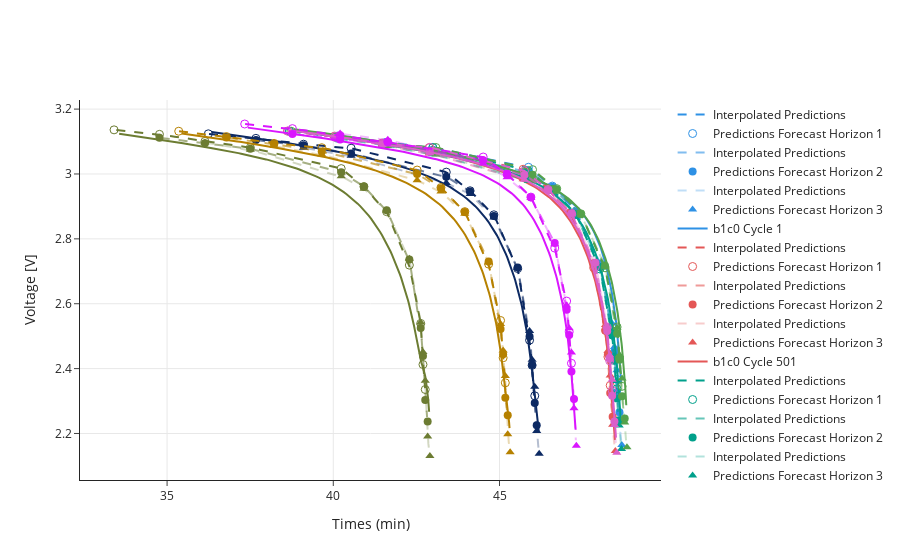

Here is the notebook cell this chart was saved with:
### Code cell
skip = 500
train_cell_id_idx = 0
last_cycle = 1
current_cycle = 1
opacity_list = [1, 0.6, 0.3]
fig = go.Figure()
for i in range(0, len(datasets["X_train"]), batch_size * skip):
    df_true = pd.DataFrame(datasets["y_train"][i : i + batch_size][:, 0, 0])
    
    last_cycle = current_cycle
    current_cycle = int(datasets["X_train"][i : i + batch_size][0][0][-1]*MAX_CYCLE)
    if current_cycle>740:
        continue
    if last_cycle> current_cycle:
        train_cell_id_idx += 1
        
    cell_id = train_cell_ids[train_cell_id_idx]
    original_df = datasets["original_train"]

    original_df= original_df[original_df.Cycle==current_cycle]
    original_df= original_df[original_df.Cell==cell_id]
    original_df = original_df[original_df.I < MAX_DISCHARGE_CURRENT]
    original_df = original_df[original_df.I > MIN_DISCHARGE_CURRENT]

    original_df['Qd'] = (original_df['Qd']-original_df['Qd'].min())/(original_df['Qd'].max()-original_df['Qd'].min())

    if len(original_df)< 2:
        continue
    q_new = original_df.Qd.values
    t_new = original_df['t'].values
    time_interpolator = interp1d(x = q_new,  y = t_new, fill_value="extrapolate")
    
    
    for j in range(nf_steps):
        df_pred = pd.DataFrame(models[5].predict(datasets["X_train"][i : i + batch_size], verbose=0)[:, j, 0])
    
        ref_capacities_wrt_nf = REFERENCE_CAPACITIES[window_length+j:-nf_steps+j-1]
        print(len(df_pred),len(ref_capacities_wrt_nf))
        prediction_interpolator = interp1d(x = ref_capacities_wrt_nf, 
                                           y = df_pred[0].values*(VOLTAGE_MAX - VOLTAGE_MIN) + VOLTAGE_MIN,
                                           
                                          )
        
        q_j = q_new[q_new>= min(REFERENCE_CAPACITIES[window_length+j:-nf_steps+j-1])]
        q_j = q_j[q_j<= max(REFERENCE_CAPACITIES[window_length+j:-nf_steps+j-1])]
        t_interp = time_interpolator(REFERENCE_CAPACITIES[window_length:-nf_steps-1])
        if j==0:
            q_j0 = q_j
        V_pred = prediction_interpolator(q_j)
        fig.add_trace(
            go.Scatter(
                x=time_interpolator(q_j),
                y=V_pred,
                showlegend=True,
                mode="lines",
                line_dash="dash",
                name = "Interpolated Predictions",
                marker_color=pallete[i],
                opacity=opacity_list[j]
            )
        )
        
        fig.add_trace(
            go.Scatter(
                x=time_interpolator(ref_capacities_wrt_nf),
                y=df_pred[0].values*(VOLTAGE_MAX - VOLTAGE_MIN) + VOLTAGE_MIN,
                showlegend=True,
                mode="markers",
                name = f"Predictions Forecast Horizon {j+1}",
                marker_color=pallete[i],
                marker_symbol = symbol_list[j],
                marker_size=8,
#                 marker_opacity=opacity_list[j]
            )
        )


    odf = original_df[original_df.Qd > q_j0.min()]
    odf = odf[odf.Qd < q_j.max()]
    fig.add_trace(
        go.Scatter(
            x=odf['t'],
            y=odf['V'],
            showlegend=True,
            mode="lines",
            name = f"{cell_id} Cycle {current_cycle}",
            line_color=pallete[i]
        )
    )


fig.update_yaxes(title="Voltage [V]", showgrid=True)
fig.update_xaxes(title="Times (min)", showgrid=True)
fig.update_layout(template="simple_white")

### Figure 1 — Plotly figure (JSON) as saved in the notebook; plotly's stock layout.template omitted (floating-point values rounded to 4 significant figures; data arrays with more than 128 entries replaced by an {"elided": "..."} marker saying what was removed)
{"data": [{"line": {"dash": "dash"}, "marker": {"color": "#2E91E5"}, "mode": "lines", "name": "Interpolated Predictions", "opacity": 1, "showlegend": true, "type": "scatter", "x": {"elided": "177 float values"}, "y": {"elided": "177 float values"}}, {"marker": {"color": "#2E91E5", "size": 8, "symbol": "circle-open"}, "mode": "markers", "name": "Predictions Forecast Horizon 1", "showlegend": true, "type": "scatter", "x": [38.68, 40.12, 41.56, 42.99, 45.87, 46.59, 47.31, 48.03, 48.39, 48.46, 48.53], "y": [3.132, 3.117, 3.097, 3.082, 3.021, 2.963, 2.886, 2.714, 2.53, 2.449, 2.367]}, {"line": {"dash": "dash"}, "marker": {"color": "#2E91E5"}, "mode": "lines", "name": "Interpolated Predictions", "opacity": 0.6, "showlegend": true, "type": "scatter", "x": {"elided": "164 float values"}, "y": {"elided": "164 float values"}}, {"marker": {"color": "#2E91E5", "size": 8, "symbol": "circle"}, "mode": "markers", "name": "Predictions Forecast Horizon 2", "showlegend": true, "type": "scatter", "x": [40.12, 41.56, 42.99, 45.87, 46.59, 47.31, 48.03, 48.39, 48.46, 48.53, 48.61], "y": [3.113, 3.094, 3.074, 3.006, 2.961, 2.884, 2.724, 2.517, 2.452, 2.328, 2.265]}, {"line": {"dash": "dash"}, "marker": {"color": "#2E91E5"}, "mode": "lines", "name": "Interpolated Predictions", "opacity": 0.3, "showlegend": true, "type": "scatter", "x": {"elided": "154 float values"}, "y": {"elided": "154 float values"}}, {"marker": {"color": "#2E91E5", "size": 8, "symbol": "triangle-up"}, "mode": "markers", "name": "Predictions Forecast Horizon 3", "showlegend": true, "type": "scatter", "x": [41.56, 42.99, 45.87, 46.59, 47.31, 48.03, 48.39, 48.46, 48.53, 48.61, 48.68], "y": [3.086, 3.061, 2.985, 2.949, 2.879, 2.723, 2.539, 2.466, 2.395, 2.238, 2.164]}, {"line": {"color": "#2E91E5"}, "mode": "lines", "name": "b1c0 Cycle 1", "showlegend": true, "type": "scatter", "x": {"elided": "192 float values"}, "y": {"elided": "192 float values"}}, {"line": {"dash": "dash"}, "marker": {"color": "#E45756"}, "mode": "lines", "name": "Interpolated Predictions", "opacity": 1, "showlegend": true, "type": "scatter", "x": {"elided": "209 float values"}, "y": {"elided": "209 float values"}}, {"marker": {"color": "#E45756", "size": 8, "symbol": "circle-open"}, "mode": "markers", "name": "Predictions Forecast Horizon 1", "showlegend": true, "type": "scatter", "x": [38.62, 40.03, 41.47, 42.88, 45.71, 46.42, 47.13, 47.83, 48.19, 48.26, 48.33], "y": [3.132, 3.117, 3.095, 3.081, 3.015, 2.957, 2.88, 2.711, 2.518, 2.436, 2.348]}, {"line": {"dash": "dash"}, "marker": {"color": "#E45756"}, "mode": "lines", "name": "Interpolated Predictions", "opacity": 0.6, "showlegend": true, "type": "scatter", "x": {"elided": "192 float values"}, "y": {"elided": "192 float values"}}, {"marker": {"color": "#E45756", "size": 8, "symbol": "circle"}, "mode": "markers", "name": "Predictions Forecast Horizon 2", "showlegend": true, "type": "scatter", "x": [40.03, 41.47, 42.88, 45.71, 46.42, 47.13, 47.83, 48.19, 48.26, 48.33, 48.4], "y": [3.114, 3.095, 3.071, 3.0, 2.955, 2.881, 2.725, 2.516, 2.444, 2.325, 2.252]}, {"line": {"dash": "dash"}, "marker": {"color": "#E45756"}, "mode": "lines", "name": "Interpolated Predictions", "opacity": 0.3, "showlegend": true, "type": "scatter", "x": {"elided": "179 float values"}, "y": {"elided": "179 float values"}}, {"marker": {"color": "#E45756", "size": 8, "symbol": "triangle-up"}, "mode": "markers", "name": "Predictions Forecast Horizon 3", "showlegend": true, "type": "scatter", "x": [41.47, 42.88, 45.71, 46.42, 47.13, 47.83, 48.19, 48.26, 48.33, 48.4, 48.48], "y": [3.089, 3.063, 2.984, 2.949, 2.878, 2.725, 2.535, 2.454, 2.378, 2.227, 2.146]}, {"line": {"color": "#E45756"}, "mode": "lines", "name": "b1c0 Cycle 501", "showlegend": true, "type": "scatter", "x": {"elided": "228 float values"}, "y": {"elided": "228 float values"}}, {"line": {"dash": "dash"}, "marker": {"color": "#00A08B"}, "mode": "lines", "name": "Interpolated Predictions", "opacity": 1, "showlegend": true, "type": "scatter", "x": {"elided": "203 float values"}, "y": {"elided": "203 float values"}}, {"marker": {"color": "#00A08B", "size": 8, "symbol": "circle-open"}, "mode": "markers", "name": "Predictions Forecast Horizon 1", "showlegend": true, "type": "scatter", "x": [38.68, 40.12, 41.56, 42.99, 45.87, 46.58, 47.3, 48.02, 48.38, 48.45, 48.53], "y": [3.132, 3.116, 3.094, 3.082, 3.01, 2.953, 2.875, 2.707, 2.516, 2.427, 2.338]}, {"line": {"dash": "dash"}, "marker": {"color": "#00A08B"}, "mode": "lines", "name": "Interpolated Predictions", "opacity": 0.6, "showlegend": true, "type": "scatter", "x": {"elided": "188 float values"}, "y": {"elided": "188 float values"}}, {"marker": {"color": "#00A08B", "size": 8, "symbol": "circle"}, "mode": "markers", "name": "Predictions Forecast Horizon 2", "showlegend": true, "type": "scatter", "x": [40.12, 41.56, 42.99, 45.87, 46.58, 47.3, 48.02, 48.38, 48.45, 48.53, 48.6], "y": [3.109, 3.089, 3.067, 2.997, 2.95, 2.874, 2.713, 2.503, 2.424, 2.308, 2.241]}, {"line": {"dash": "dash"}, "marker": {"color": "#00A08B"}, "mode": "lines", "name": "Interpolated Predictions", "opacity": 0.3, "showlegend": true, "type": "scatter", "x": {"elided": "176 float values"}, "y": {"elided": "176 float values"}}, {"marker": {"color": "#00A08B", "size": 8, "symbol": "triangle-up"}, "mode": "markers", "name": "Predictions Forecast Horizon 3", "showlegend": true, "type": "scatter", "x": [41.56, 42.99, 45.87, 46.58, 47.3, 48.02, 48.38, 48.45, 48.53, 48.6, 48.67], "y": [3.088, 3.062, 2.979, 2.945, 2.873, 2.714, 2.522, 2.438, 2.362, 2.225, 2.152]}, {"line": {"color": "#00A08B"}, "mode": "lines", "name": "b1c1 Cycle 313", "showlegend": true, "type": "scatter", "x": {"elided": "219 float values"}, "y": {"elided": "219 float values"}}, {"line": {"dash": "dash"}, "marker": {"color": "#54A24B"}, "mode": "lines", "name": "Interpolated Predictions", "opacity": 1, "showlegend": true, "type": "scatter", "x": {"elided": "190 float values"}, "y": {"elided": "190 float values"}}, {"marker": {"color": "#54A24B", "size": 8, "symbol": "circle-open"}, "mode": "markers", "name": "Predictions Forecast Horizon 1", "showlegend": true, "type": "scatter", "x": [38.73, 40.18, 41.63, 43.09, 45.99, 46.72, 47.45, 48.17, 48.54, 48.61, 48.69], "y": [3.132, 3.116, 3.094, 3.082, 3.013, 2.955, 2.877, 2.711, 2.528, 2.432, 2.345]}, {"line": {"dash": "dash"}, "marker": {"color": "#54A24B"}, "mode": "lines", "name": "Interpolated Predictions", "opacity": 0.6, "showlegend": true, "type": "scatter", "x": {"elided": "179 float values"}, "y": {"elided": "179 float values"}}, {"marker": {"color": "#54A24B", "size": 8, "symbol": "circle"}, "mode": "markers", "name": "Predictions Forecast Horizon 2", "showlegend": true, "type": "scatter", "x": [40.18, 41.63, 43.09, 45.99, 46.72, 47.45, 48.17, 48.54, 48.61, 48.69, 48.77], "y": [3.113, 3.091, 3.069, 2.998, 2.953, 2.877, 2.717, 2.508, 2.427, 2.315, 2.246]}, {"line": {"dash": "dash"}, "marker": {"color": "#54A24B"}, "mode": "lines", "name": "Interpolated Predictions", "opacity": 0.3, "showlegend": true, "type": "scatter", "x": {"elided": "166 float values"}, "y": {"elided": "166 float values"}}, {"marker": {"color": "#54A24B", "size": 8, "symbol": "triangle-up"}, "mode": "markers", "name": "Predictions Forecast Horizon 3", "showlegend": true, "type": "scatter", "x": [41.63, 43.09, 45.99, 46.72, 47.45, 48.17, 48.54, 48.61, 48.69, 48.77, 48.83], "y": [3.087, 3.06, 2.979, 2.945, 2.875, 2.719, 2.526, 2.442, 2.369, 2.234, 2.157]}, {"line": {"color": "#54A24B"}, "mode": "lines", "name": "b1c2 Cycle 136", "showlegend": true, "type": "scatter", "x": {"elided": "208 float values"}, "y": {"elided": "208 float values"}}, {"line": {"dash": "dash"}, "marker": {"color": "#DA60CA"}, "mode": "lines", "name": "Interpolated Predictions", "opacity": 1, "showlegend": true, "type": "scatter", "x": {"elided": "199 float values"}, "y": {"elided": "199 float values"}}, {"marker": {"color": "#DA60CA", "size": 8, "symbol": "circle-open"}, "mode": "markers", "name": "Predictions Forecast Horizon 1", "showlegend": true, "type": "scatter", "x": [38.63, 40.06, 41.48, 42.9, 45.75, 46.46, 47.17, 47.88, 48.24, 48.31, 48.39], "y": [3.132, 3.116, 3.094, 3.082, 3.01, 2.952, 2.876, 2.714, 2.528, 2.424, 2.332]}, {"line": {"dash": "dash"}, "marker": {"color": "#DA60CA"}, "mode": "lines", "name": "Interpolated Predictions", "opacity": 0.6, "showlegend": true, "type": "scatter", "x": {"elided": "185 float values"}, "y": {"elided": "185 float values"}}, {"marker": {"color": "#DA60CA", "size": 8, "symbol": "circle"}, "mode": "markers", "name": "Predictions Forecast Horizon 2", "showlegend": true, "type": "scatter", "x": [40.06, 41.48, 42.9, 45.75, 46.46, 47.17, 47.88, 48.24, 48.31, 48.39, 48.46], "y": [3.111, 3.092, 3.068, 2.997, 2.951, 2.879, 2.726, 2.516, 2.431, 2.316, 2.237]}, {"line": {"dash": "dash"}, "marker": {"color": "#DA60CA"}, "mode": "lines", "name": "Interpolated Predictions", "opacity": 0.3, "showlegend": true, "type": "scatter", "x": {"elided": "172 float values"}, "y": {"elided": "172 float values"}}, {"marker": {"color": "#DA60CA", "size": 8, "symbol": "triangle-up"}, "mode": "markers", "name": "Predictions Forecast Horizon 3", "showlegend": true, "type": "scatter", "x": [41.48, 42.9, 45.75, 46.46, 47.17, 47.88, 48.24, 48.31, 48.39, 48.46, 48.53], "y": [3.09, 3.064, 2.982, 2.949, 2.878, 2.728, 2.531, 2.441, 2.365, 2.226, 2.141]}, {"line": {"color": "#DA60CA"}, "mode": "lines", "name": "b1c2 Cycle 636", "showlegend": true, "type": "scatter", "x": {"elided": "214 float values"}, "y": {"elided": "214 float values"}}, {"line": {"dash": "dash"}, "marker": {"color": "#DA16FF"}, "mode": "lines", "name": "Interpolated Predictions", "opacity": 1, "showlegend": true, "type": "scatter", "x": {"elided": "201 float values"}, "y": {"elided": "201 float values"}}, {"marker": {"color": "#DA16FF", "size": 8, "symbol": "circle-open"}, "mode": "markers", "name": "Predictions Forecast Horizon 1", "showlegend": true, "type": "scatter", "x": [37.34, 38.77, 40.2, 41.64, 44.51, 45.23, 45.94, 46.66, 47.02, 47.1, 47.16], "y": [3.154, 3.14, 3.119, 3.099, 3.052, 3.0, 2.929, 2.772, 2.608, 2.513, 2.416]}, {"line": {"dash": "dash"}, "marker": {"color": "#DA16FF"}, "mode": "lines", "name": "Interpolated Predictions", "opacity": 0.6, "showlegend": true, "type": "scatter", "x": {"elided": "189 float values"}, "y": {"elided": "189 float values"}}, {"marker": {"color": "#DA16FF", "size": 8, "symbol": "circle"}, "mode": "markers", "name": "Predictions Forecast Horizon 2", "showlegend": true, "type": "scatter", "x": [38.77, 40.2, 41.64, 44.51, 45.23, 45.94, 46.66, 47.02, 47.1, 47.16, 47.24], "y": [3.123, 3.106, 3.098, 3.042, 3.0, 2.928, 2.787, 2.581, 2.504, 2.391, 2.307]}, {"line": {"dash": "dash"}, "marker": {"color": "#DA16FF"}, "mode": "lines", "name": "Interpolated Predictions", "opacity": 0.3, "showlegend": true, "type": "scatter", "x": {"elided": "172 float values"}, "y": {"elided": "172 float values"}}, {"marker": {"color": "#DA16FF", "size": 8, "symbol": "triangle-up"}, "mode": "markers", "name": "Predictions Forecast Horizon 3", "showlegend": true, "type": "scatter", "x": [40.2, 41.64, 44.51, 45.23, 45.94, 46.66, 47.02, 47.1, 47.16, 47.24, 47.31], "y": [3.124, 3.106, 3.032, 2.99, 2.926, 2.784, 2.594, 2.525, 2.449, 2.278, 2.162]}, {"line": {"color": "#DA16FF"}, "mode": "lines", "name": "b1c4 Cycle 462", "showlegend": true, "type": "scatter", "x": {"elided": "219 float values"}, "y": {"elided": "219 float values"}}, {"line": {"dash": "dash"}, "marker": {"color": "#0D2A63"}, "mode": "lines", "name": "Interpolated Predictions", "opacity": 1, "showlegend": true, "type": "scatter", "x": {"elided": "193 float values"}, "y": {"elided": "193 float values"}}, {"marker": {"color": "#0D2A63", "size": 8, "symbol": "circle-open"}, "mode": "markers", "name": "Predictions Forecast Horizon 1", "showlegend": true, "type": "scatter", "x": [36.24, 37.67, 39.1, 40.54, 43.4, 44.12, 44.83, 45.55, 45.9, 45.98, 46.06], "y": [3.124, 3.11, 3.092, 3.079, 3.006, 2.948, 2.874, 2.708, 2.488, 2.41, 2.316]}, {"line": {"dash": "dash"}, "marker": {"color": "#0D2A63"}, "mode": "lines", "name": "Interpolated Predictions", "opacity": 0.6, "showlegend": true, "type": "scatter", "x": {"elided": "170 float values"}, "y": {"elided": "170 float values"}}, {"marker": {"color": "#0D2A63", "size": 8, "symbol": "circle"}, "mode": "markers", "name": "Predictions Forecast Horizon 2", "showlegend": true, "type": "scatter", "x": [37.67, 39.1, 40.54, 43.4, 44.12, 44.83, 45.55, 45.9, 45.98, 46.06, 46.12], "y": [3.105, 3.088, 3.063, 2.992, 2.946, 2.871, 2.711, 2.499, 2.412, 2.294, 2.225]}, {"line": {"dash": "dash"}, "marker": {"color": "#0D2A63"}, "mode": "lines", "name": "Interpolated Predictions", "opacity": 0.3, "showlegend": true, "type": "scatter", "x": {"elided": "158 float values"}, "y": {"elided": "158 float values"}}, {"marker": {"color": "#0D2A63", "size": 8, "symbol": "triangle-up"}, "mode": "markers", "name": "Predictions Forecast Horizon 3", "showlegend": true, "type": "scatter", "x": [39.1, 40.54, 43.4, 44.12, 44.83, 45.55, 45.9, 45.98, 46.06, 46.12, 46.19], "y": [3.081, 3.056, 2.972, 2.938, 2.866, 2.71, 2.516, 2.427, 2.344, 2.208, 2.138]}, {"line": {"color": "#0D2A63"}, "mode": "lines", "name": "b1c5 Cycle 237", "showlegend": true, "type": "scatter", "x": {"elided": "203 float values"}, "y": {"elided": "203 float values"}}, {"line": {"dash": "dash"}, "marker": {"color": "#6C7C32"}, "mode": "lines", "name": "Interpolated Predictions", "opacity": 1, "showlegend": true, "type": "scatter", "x": {"elided": "189 float values"}, "y": {"elided": "189 float values"}}, {"marker": {"color": "#6C7C32", "size": 8, "symbol": "circle-open"}, "mode": "markers", "name": "Predictions Forecast Horizon 1", "showlegend": true, "type": "scatter", "x": [33.4, 34.77, 36.14, 37.5, 40.24, 40.92, 41.6, 42.29, 42.63, 42.7, 42.77], "y": [3.136, 3.122, 3.1, 3.082, 3.017, 2.961, 2.884, 2.719, 2.539, 2.413, 2.336]}, {"line": {"dash": "dash"}, "marker": {"color": "#6C7C32"}, "mode": "lines", "name": "Interpolated Predictions", "opacity": 0.6, "showlegend": true, "type": "scatter", "x": {"elided": "174 float values"}, "y": {"elided": "174 float values"}}, {"marker": {"color": "#6C7C32", "size": 8, "symbol": "circle"}, "mode": "markers", "name": "Predictions Forecast Horizon 2", "showlegend": true, "type": "scatter", "x": [34.77, 36.14, 37.5, 40.24, 40.92, 41.6, 42.29, 42.63, 42.7, 42.77, 42.84], "y": [3.112, 3.095, 3.078, 3.005, 2.961, 2.888, 2.737, 2.525, 2.439, 2.303, 2.237]}, {"line": {"dash": "dash"}, "marker": {"color": "#6C7C32"}, "mode": "lines", "name": "Interpolated Predictions", "opacity": 0.3, "showlegend": true, "type": "scatter", "x": {"elided": "162 float values"}, "y": {"elided": "162 float values"}}, {"marker": {"color": "#6C7C32", "size": 8, "symbol": "triangle-up"}, "mode": "markers", "name": "Predictions Forecast Horizon 3", "showlegend": true, "type": "scatter", "x": [36.14, 37.5, 40.24, 40.92, 41.6, 42.29, 42.63, 42.7, 42.77, 42.84, 42.91], "y": [3.097, 3.074, 2.993, 2.955, 2.887, 2.738, 2.542, 2.451, 2.363, 2.191, 2.131]}, {"line": {"color": "#6C7C32"}, "mode": "lines", "name": "b1c5 Cycle 737", "showlegend": true, "type": "scatter", "x": {"elided": "200 float values"}, "y": {"elided": "200 float values"}}, {"line": {"dash": "dash"}, "marker": {"color": "#B68100"}, "mode": "lines", "name": "Interpolated Predictions", "opacity": 1, "showlegend": true, "type": "scatter", "x": {"elided": "197 float values"}, "y": {"elided": "197 float values"}}, {"marker": {"color": "#B68100", "size": 8, "symbol": "circle-open"}, "mode": "markers", "name": "Predictions Forecast Horizon 1", "showlegend": true, "type": "scatter", "x": [35.35, 36.78, 38.22, 39.65, 42.52, 43.24, 43.96, 44.67, 45.03, 45.11, 45.18], "y": [3.132, 3.115, 3.094, 3.081, 3.012, 2.958, 2.884, 2.722, 2.548, 2.433, 2.356]}, {"line": {"dash": "dash"}, "marker": {"color": "#B68100"}, "mode": "lines", "name": "Interpolated Predictions", "opacity": 0.6, "showlegend": true, "type": "scatter", "x": {"elided": "178 float values"}, "y": {"elided": "178 float values"}}, {"marker": {"color": "#B68100", "size": 8, "symbol": "circle"}, "mode": "markers", "name": "Predictions Forecast Horizon 2", "showlegend": true, "type": "scatter", "x": [36.78, 38.22, 39.65, 42.52, 43.24, 43.96, 44.67, 45.03, 45.11, 45.18, 45.25], "y": [3.112, 3.093, 3.069, 3.0, 2.956, 2.883, 2.73, 2.522, 2.444, 2.311, 2.256]}, {"line": {"dash": "dash"}, "marker": {"color": "#B68100"}, "mode": "lines", "name": "Interpolated Predictions", "opacity": 0.3, "showlegend": true, "type": "scatter", "x": {"elided": "165 float values"}, "y": {"elided": "165 float values"}}, {"marker": {"color": "#B68100", "size": 8, "symbol": "triangle-up"}, "mode": "markers", "name": "Predictions Forecast Horizon 3", "showlegend": true, "type": "scatter", "x": [38.22, 39.65, 42.52, 43.24, 43.96, 44.67, 45.03, 45.11, 45.18, 45.25, 45.32], "y": [3.086, 3.06, 2.98, 2.946, 2.877, 2.727, 2.537, 2.456, 2.377, 2.198, 2.142]}, {"line": {"color": "#B68100"}, "mode": "lines", "name": "b1c6 Cycle 165", "showlegend": true, "type": "scatter", "x": {"elided": "209 float values"}, "y": {"elided": "209 float values"}}], "layout": {"xaxis": {"showgrid": true, "title": {"text": "Times (min)"}}, "yaxis": {"showgrid": true, "title": {"text": "Voltage [V]"}}}}
